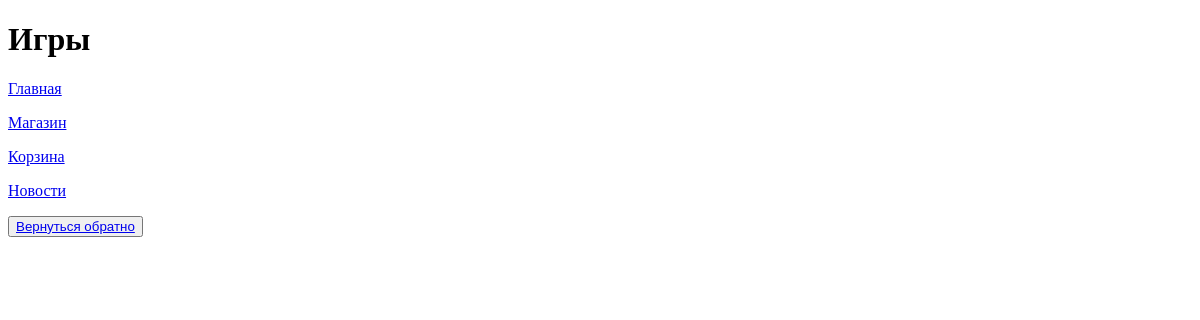
The app's page /platform/games/, older data.
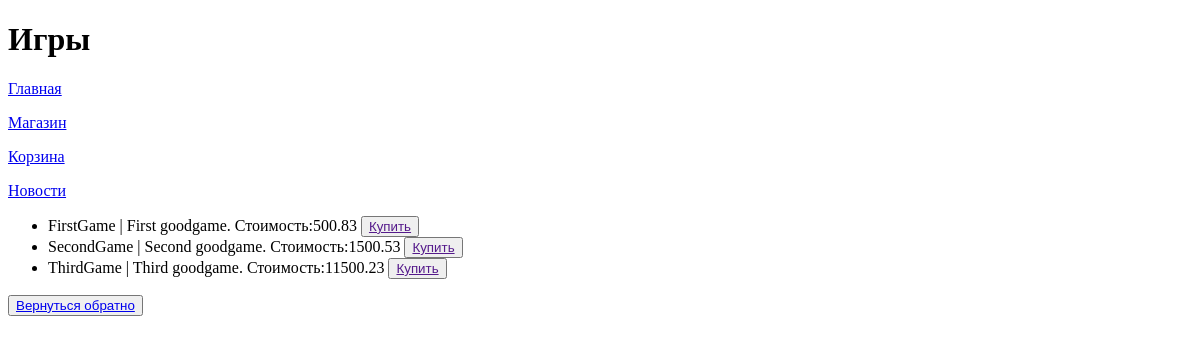
The same page, newer data.
### task1/models.py (models this page shows)
class Game(models.Model):
    title = models.CharField(max_length=50)
    cost = models.DecimalField(decimal_places=2, max_digits=7)
    size = models.DecimalField(decimal_places=2, max_digits=7)
    description = models.TextField()
    age_limited = models.BooleanField(default=False)
    buyer = models.ManyToManyField(Buyer)

### task1/views.py (the view)
# urls.py: path('platform/games/', games),
def games(request):
    title = 'Игры'
    list_of_games = Game.objects.all()
    context = {
        'list_of_games': list_of_games,
        'title': title
    }
    return render(request, 'games.html', context)

### templates/games.html (shortened to what this page needs)
{% extends 'menu.html' %}
{% block page_name %}
    {{block.super}}
{% endblock %}
{% block page_menu %}
    {{block.super}}
{% endblock %}
{% block page_content %}
<ul>
        {% for i in list_of_games %}
            <li>
                {{i.title}} | {{i.description}}. Стоимость:{{i.cost}}
                <button><a href="">Купить</a></button>
            </li>
        {% endfor %}
    </ul>
    <button>
        <a href="/platform">
            Вернуться обратно
        </a>
    </button>
{% endblock %}

### templates/menu.html (shortened to what this page needs)
<!DOCTYPE html>
<html lang="en">
<head>
</head>
<body>
   {% block page_name %}
    <h1>{{title}}</h1>
    {% endblock %}
    {% block page_menu %}
    <p><a href='/platform'>Главная</a></p>
    <p><a href='/platform/games'>Магазин</a></p>
    <p><a href='/platform/cart'>Корзина</a></p>
    <p><a href='/platform/news'>Новости</a></p>
    {% endblock %}
    {% block page_content %}
    {% endblock %}
</body>
</html>

Row changes from the older to the newer data that the page shows:
added Game: title "FirstGame", description "First goodgame", cost "500.83"
added Game: title "SecondGame", description "Second goodgame", cost "1500.53"
added Game: title "ThirdGame", description "Third goodgame", cost "11500.23"
